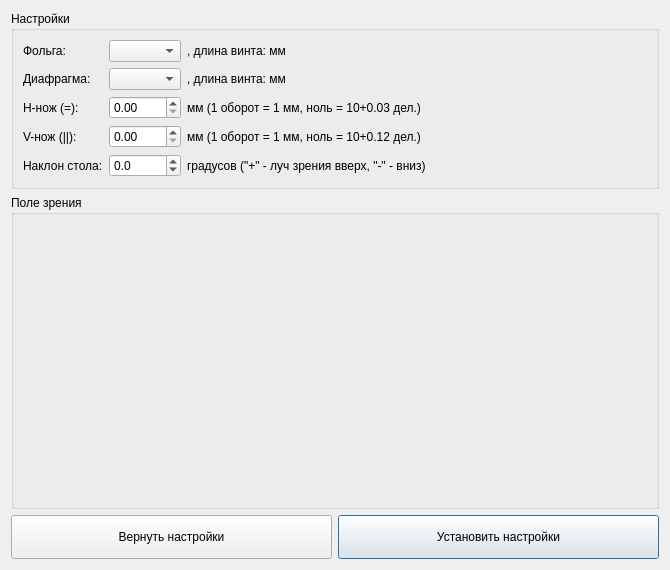
<?xml version="1.0" encoding="UTF-8"?>
<ui version="4.0">
 <class>HardwareWidgetDesign</class>
 <widget class="QWidget" name="HardwareWidgetDesign">
  <property name="geometry">
   <rect>
    <x>0</x>
    <y>0</y>
    <width>670</width>
    <height>570</height>
   </rect>
  </property>
  <property name="windowTitle">
   <string>Hardware</string>
  </property>
  <layout class="QGridLayout" name="gridLayout_2">
   <item row="0" column="0" colspan="2">
    <widget class="QGroupBox" name="settings_groupBox">
     <property name="sizePolicy">
      <sizepolicy hsizetype="Preferred" vsizetype="Fixed">
       <horstretch>0</horstretch>
       <verstretch>0</verstretch>
      </sizepolicy>
     </property>
     <property name="title">
      <string>Настройки</string>
     </property>
     <layout class="QGridLayout" name="gridLayout">
      <item row="3" column="1">
       <widget class="QDoubleSpinBox" name="vknife_doubleSpinBox">
        <property name="wrapping">
         <bool>false</bool>
        </property>
        <property name="accelerated">
         <bool>true</bool>
        </property>
        <property name="decimals">
         <number>2</number>
        </property>
        <property name="singleStep">
         <double>0.010000000000000</double>
        </property>
       </widget>
      </item>
      <item row="0" column="0">
       <widget class="QLabel" name="label">
        <property name="sizePolicy">
         <sizepolicy hsizetype="Fixed" vsizetype="Preferred">
          <horstretch>0</horstretch>
          <verstretch>0</verstretch>
         </sizepolicy>
        </property>
        <property name="text">
         <string>Фольга:</string>
        </property>
       </widget>
      </item>
      <item row="0" column="1">
       <widget class="QComboBox" name="foil_comboBox">
        <property name="sizePolicy">
         <sizepolicy hsizetype="Fixed" vsizetype="Fixed">
          <horstretch>0</horstretch>
          <verstretch>0</verstretch>
         </sizepolicy>
        </property>
       </widget>
      </item>
      <item row="0" column="2">
       <widget class="QLabel" name="foil_comment_label">
        <property name="text">
         <string>, длина винта: мм</string>
        </property>
       </widget>
      </item>
      <item row="2" column="0">
       <widget class="QLabel" name="label_3">
        <property name="text">
         <string>H-нож (=): </string>
        </property>
       </widget>
      </item>
      <item row="1" column="2">
       <widget class="QLabel" name="diaph_comment_label">
        <property name="text">
         <string>, длина винта: мм</string>
        </property>
       </widget>
      </item>
      <item row="1" column="1">
       <widget class="QComboBox" name="diaph_comboBox"/>
      </item>
      <item row="1" column="0">
       <widget class="QLabel" name="label_2">
        <property name="text">
         <string>Диафрагма:</string>
        </property>
       </widget>
      </item>
      <item row="2" column="1">
       <widget class="QDoubleSpinBox" name="hknife_doubleSpinBox">
        <property name="wrapping">
         <bool>false</bool>
        </property>
        <property name="accelerated">
         <bool>true</bool>
        </property>
        <property name="decimals">
         <number>2</number>
        </property>
        <property name="singleStep">
         <double>0.010000000000000</double>
        </property>
       </widget>
      </item>
      <item row="4" column="2">
       <widget class="QLabel" name="label_6">
        <property name="text">
         <string>градусов (&quot;+&quot; - луч зрения вверх, &quot;-&quot; - вниз)</string>
        </property>
       </widget>
      </item>
      <item row="2" column="2">
       <widget class="QLabel" name="label_8">
        <property name="text">
         <string>мм (1 оборот = 1 мм, ноль = 10+0.03 дел.)</string>
        </property>
       </widget>
      </item>
      <item row="3" column="0">
       <widget class="QLabel" name="label_4">
        <property name="text">
         <string>V-нож (||):</string>
        </property>
       </widget>
      </item>
      <item row="3" column="2">
       <widget class="QLabel" name="label_7">
        <property name="text">
         <string>мм (1 оборот = 1 мм, ноль = 10+0.12 дел.)</string>
        </property>
       </widget>
      </item>
      <item row="4" column="1">
       <widget class="QDoubleSpinBox" name="angle_doubleSpinBox">
        <property name="decimals">
         <number>1</number>
        </property>
        <property name="minimum">
         <double>-10.000000000000000</double>
        </property>
        <property name="maximum">
         <double>10.000000000000000</double>
        </property>
        <property name="singleStep">
         <double>0.100000000000000</double>
        </property>
       </widget>
      </item>
      <item row="4" column="0">
       <widget class="QLabel" name="label_5">
        <property name="text">
         <string>Наклон стола:</string>
        </property>
       </widget>
      </item>
     </layout>
    </widget>
   </item>
   <item row="1" column="0" colspan="2">
    <widget class="QGroupBox" name="groupBox">
     <property name="title">
      <string>Поле зрения</string>
     </property>
    </widget>
   </item>
   <item row="2" column="0">
    <widget class="QPushButton" name="return_pushButton">
     <property name="minimumSize">
      <size>
       <width>0</width>
       <height>44</height>
      </size>
     </property>
     <property name="font">
      <font>
       <pointsize>9</pointsize>
      </font>
     </property>
     <property name="cursor">
      <cursorShape>PointingHandCursor</cursorShape>
     </property>
     <property name="text">
      <string>Вернуть настройки</string>
     </property>
     <property name="autoDefault">
      <bool>false</bool>
     </property>
     <property name="default">
      <bool>false</bool>
     </property>
     <property name="flat">
      <bool>false</bool>
     </property>
    </widget>
   </item>
   <item row="2" column="1">
    <widget class="QPushButton" name="install_pushButton">
     <property name="minimumSize">
      <size>
       <width>0</width>
       <height>44</height>
      </size>
     </property>
     <property name="font">
      <font>
       <pointsize>9</pointsize>
      </font>
     </property>
     <property name="cursor">
      <cursorShape>PointingHandCursor</cursorShape>
     </property>
     <property name="text">
      <string>Установить настройки</string>
     </property>
     <property name="default">
      <bool>true</bool>
     </property>
    </widget>
   </item>
  </layout>
 </widget>
 <resources/>
 <connections/>
</ui>
